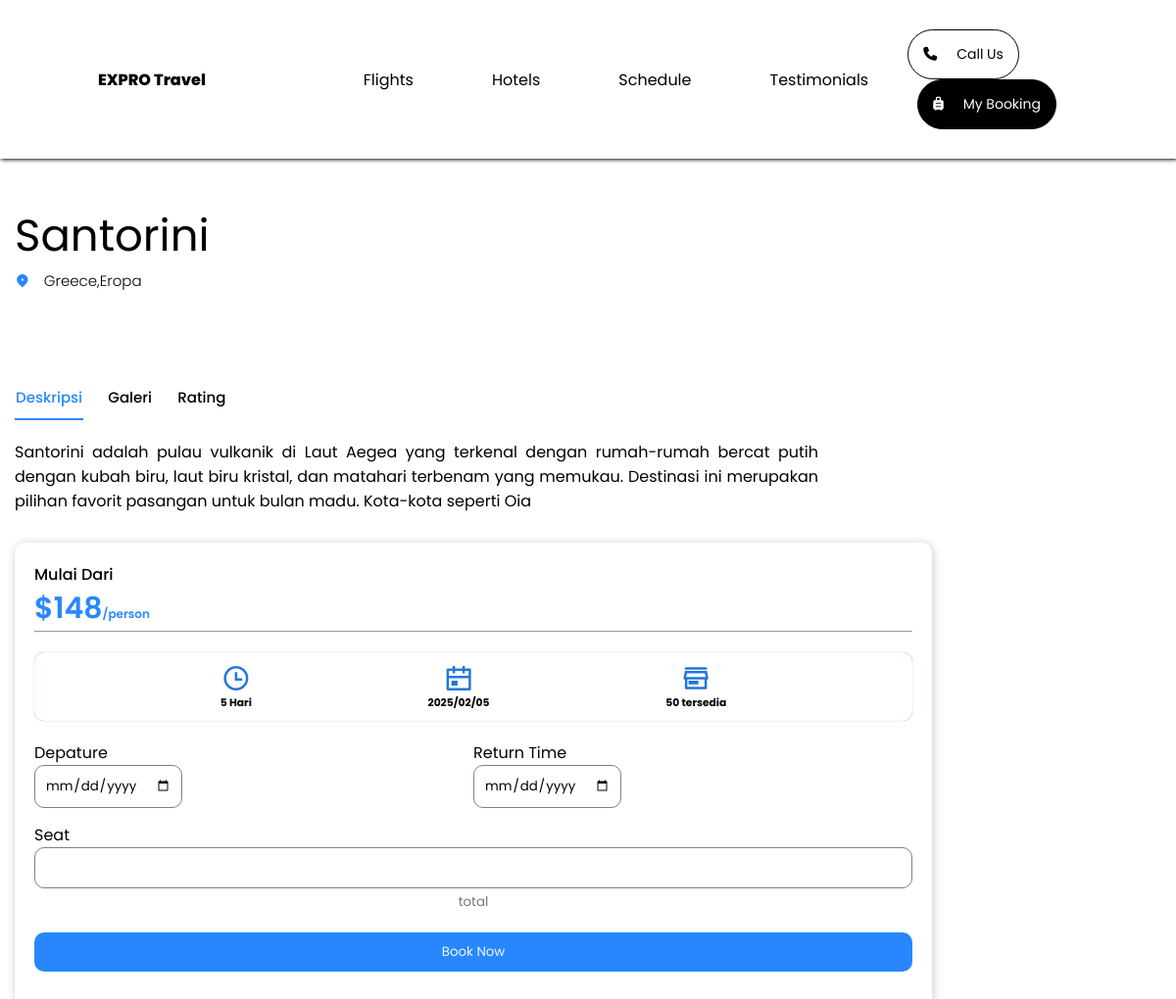
Screenshot of /booking.php?id=1 with the database file from the repository.
### tables this page shows
CREATE TABLE `destination` (
  `id` int(11) NOT NULL,
  `img` varchar(255) NOT NULL,
  `img2` varchar(255) NOT NULL,
  `img3` varchar(255) NOT NULL,
  `img4` varchar(255) NOT NULL,
  `destination_name` varchar(255) NOT NULL,
  `location` varchar(255) NOT NULL,
  `price` int(11) NOT NULL,
  `deskripsi` varchar(255) NOT NULL,
  `rating` float NOT NULL
);

### booking.php (the view, shortened to what this page needs)
<?php
include"database.php";
$id = $_GET['id'];
$sql = "SELECT * FROM destination WHERE id='$id'";
$sql_run = $db->query($sql);
$foo = mysqli_fetch_object($sql_run);
$tanggal = date('Y/m/d');
?>
<!DOCTYPE html>
<html lang="en">
<head>
    <link rel="stylesheet" href="https://cdnjs.cloudflare.com/ajax/libs/font-awesome/6.6.0/css/all.min.css" />
    <link rel="stylesheet" href="https://cdnjs.cloudflare.com/ajax/libs/font-awesome/6.6.0/css/all.min.css" />
    <link href="https://unpkg.com/aos@2.3.1/dist/aos.css" rel="stylesheet">
    <link
    href="https://cdn.jsdelivr.net/npm/remixicon@4.5.0/fonts/remixicon.css"
    rel="stylesheet"/>
</head>
<body>
<header ><nav class="navbar-title">
        <div class="logo">
            <a href="index.php">
                EXPRO Travel
            </a>
        </div>
        <div class="List hide">
            <ul>
               <a href=""><li>Flights</li></a>
             <a href=""><li>Hotels</li></a>
            <a href=""> <li>Schedule</li> </a>
               <a href=""> <li>Testimonials</li></a>
            </ul>
            <div >
                <a href="https://wa.me/6281234567890" target="_blank">
                    <button  class="call-us"><i class="fa-solid fa-phone"></i>Call Us</button>
                </a>
                <button class="booking"><i class="fa-solid fa-suitcase-rolling"></i>My Booking</button>
            </div>
        </div>
</nav></header>
<section id="hero">
    <div class="pembungkus">
    <div class="title">
        <h1 ><?=$foo->destination_name ?></h1>
       <h6><span><i class="ri-map-pin-2-fill"></i></span><?=$foo->location ?></h6>
    </div>
        <div class="container">
            <div class="deskripsi">
                <div class="img-container">
                    <img src="<?=$foo->img2?>" alt="">
                </div>
                <div>
                <button class="active">Deskripsi</button>
           <button>Galeri</button>
           <button>Rating</button>
                </div>
         <div class="deskripcion">
            <p><?=$foo->deskripsi?></p>
         </div>
            </div>
        <div class="detail">
        <div>
            <h4>Mulai Dari</h4>
            <h1>$<?=$foo->price ?><span>/person</span></h1>
            <hr>
    <div class="detail-icon">
       <div><i class="ri-time-line"></i><h6>5 Hari</h6></div>
       <div><i class="ri-calendar-event-line"></i></i><h6><?=$tanggal ?></h6></div>
       <div><i class="ri-store-3-line"></i><h6>50 tersedia</h6></div>
    </div>
    <form action="" method="post">
        <label for="" class="input">
            <label for="" class="flex">
                <label for="keberangkatan"><p>Depature</p><input required type="date" name="keberangkatan"></label>
                <label for="balik"><p>Return Time</p><input required type="date" min="<?=$tanggal ?>" name="balik" ></label><br>
            </label>
            <label for="penumpang"><p>Seat</p><input required type="number" min="1" name="penumpang" id="passenger"></label>
        </label>
        <label for="" class="total"><input placeholder="total" type="text" name="total" readonly id="total"></label>
    <button type="submit">Book Now</button>
    </form>
        </div>
        </div>
        </div>
    </div>
</section>
</body>
</html>

### booking.php (style rules this page uses)
* { margin: 0%; padding: 0%; box-sizing: border-box; font-family: 'Poppins'; scroll-behavior: smooth; }
:root { --primay-color:#2887ff; --primay-color-dark:#2476da; --text-dark:#0a0a0a; --text-light:#737373; --extra-light:#f3f4f6; --white:#ffffff; --max-width: 1200px; --green-color:#223544; }
* a { text-decoration: none; cursor: pointer; color: #000000; }
* li { cursor: pointer; list-style: none; }
* ul { cursor: pointer; }
* span { color: var(--primay-color); }
body { overflow-x: hidden; }
header { width: 100%; z-index: 1; }
nav { box-shadow: 1px 1px 4px black; padding: 30px 100px; display: flex; width: 100%; align-items: center; background: white; }
nav ul li { color: #000000; margin: 0px 40px; }
nav button { width: fit-content; font-size: 14px; border-radius: 50px; border: 1px solid black; padding: 14px 15px; }
nav button i { margin-right: 20px; }
nav .List { display: flex; align-items: center; width: 100%; justify-content: space-between; }
nav .logo { align-items: center; display: flex; font-weight: 800; width: 30%; }
nav ul { display: flex; }
.call-us { background: none; }
.booking { margin-left: 10px; background-color: black; color: white; }
#hero { min-height: 100vh; align-content: center; }
.pembungkus { max-width: var(--max-width); margin: auto; }
.container { display: flex; flex-wrap: wrap; justify-content: space-between; }
.img-container { display: flex; justify-content: space-between; }
.img-container img { border-radius: 10px; width: 400px; }
.deskripsi { width: fit-content; }
.deskripsi button { font-weight: 500; border: none; background: none; font-size: 15px; margin-right: 20px; margin-top: 15px ; padding: 1px; padding-bottom: 10px; transition: .3s ease; cursor: pointer; }
.deskripsi .active { color: var(--primay-color); border-bottom: 2px solid var(--primay-color); }
.detail { width: 30%; height: fit-content; border-radius: 10px; padding: 20px; align-content: center; box-shadow: 1px 1px 10px rgb(204, 202, 202) ; }
.detail h4 { font-weight: 500; }
.detail h1 { font-size: 30px; font-weight: 600; color: var(--primay-color); }
.detail h1 span { font-size: 12px; }
.deskripcion { margin-top: 20px; width: 820px; text-align: justify; }
.title { margin: 30px 0px; font-size: 30px; }
.title h1 { font-weight: 400; }
.title h6 { font-weight: 300; font-size: 15px; }
.title h6 span { margin-right: 10px; }
.detail-icon { border-radius: 10px; color: var(--primay-color-dark); display: flex; padding: 10px ; justify-content: space-evenly; margin: 20px 0px; box-shadow: 0px 0px 1px var(--primay-color); text-align: center; font-weight: 300; }
.detail-icon i { font-size: 30px; }
.detail-icon h6 { color: #000000; }
.detail form .flex { margin: 15px 0px; display: flex; justify-content: space-between; }
.detail form .input input { padding: 10px; width: 100%; border: 1px solid gray; border-radius: 10px; outline: none; }
.detail form button { color: var(--extra-light); background-color: var(--primay-color); align-items: center; margin: 20px 0px; padding: 10px 25px; border-radius: 10px; border: none; width: 100%; }
.total input { width: 100%; margin-top: 10px 0px; text-align: center; border: none; }
@media (max-width:1205px) { .pembungkus { padding: 15px; } }
@media (max-width:1205px) { .container { margin:0%; justify-content: left; } }
@media (max-width:1205px) { .detail { margin-top: 30px; width: 80%; } }

### rows the page displays
destination: destination_name "Santorini", location "Greece,Eropa", deskripsi "Santorini adalah pulau vulkanik di Laut Aegea yang terkenal dengan rumah-rumah bercat putih dengan kubah biru, laut biru kristal, dan matahari terbenam yang memukau. Destinasi ini merupakan pilihan favorit pasangan untuk bulan madu. Kota-kota seperti Oia", price "148"
